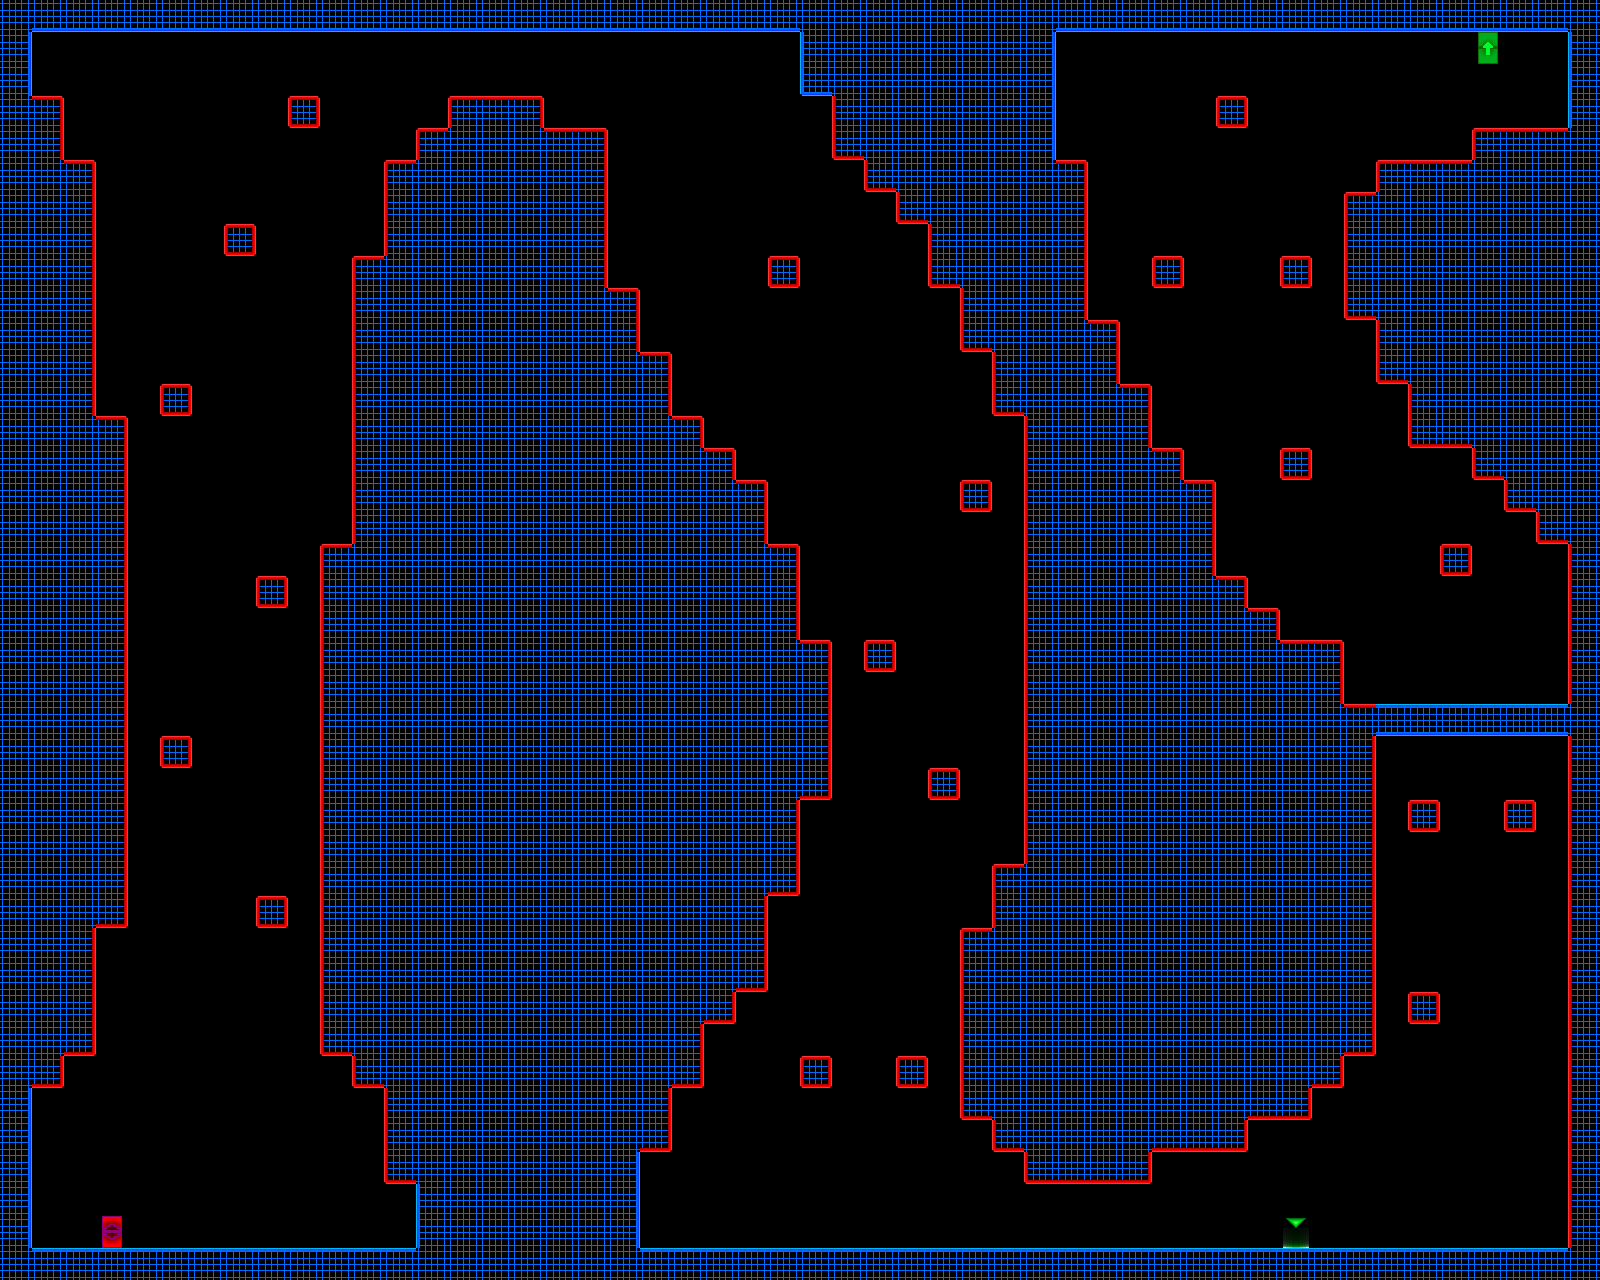

Rendered tile map (Tiled .tmx) drawn with the repository's tilesets; below, a short description and the map source with its tile grids summarised:
An orthogonal 50x40 tile map with 32x32 px tiles, 1 tile layer (Livello tile 1) and 87 objects.

<map version="1.0" orientation="orthogonal" renderorder="right-down" width="50" height="40" tilewidth="32" tileheight="32" nextobjectid="95">
 <tileset firstgid="1" name="TestTile" tilewidth="32" tileheight="32" tilecount="117">
  <image source="resources/tiles/TestTile.png" width="416" height="288" />
 </tileset>
 <layer name="Livello tile 1" width="50" height="40">
  <data>[2000 cells, 1057 non-empty, 19 distinct tile ids]</data>
 </layer>
 <objectgroup name="Triggers" visible="0">
  <object id="1" x="96" y="1216" width="32" height="32">
   <properties>
    <property name="playerEntrance" value="" />
   </properties>
  </object>
  <object id="2" x="1472" y="32" width="32" height="32">
   <properties>
    <property name="playerExit" value="Level20" />
   </properties>
  </object>
  <object id="3" x="32" y="1248" width="1536" height="32">
   <properties>
    <property name="blocker" value="t" />
   </properties>
  </object>
  <object id="4" x="32" y="0" width="1536" height="32">
   <properties>
    <property name="blocker" value="b" />
   </properties>
  </object>
  <object id="5" x="0" y="32" width="32" height="1216">
   <properties>
    <property name="blocker" value="r" />
   </properties>
  </object>
  <object id="6" x="32" y="96" width="32" height="992">
   <properties>
    <property name="deadly" value="rbt" />
   </properties>
  </object>
  <object id="7" x="64" y="160" width="32" height="896">
   <properties>
    <property name="deadly" value="rbt" />
   </properties>
  </object>
  <object id="8" x="96" y="416" width="32" height="512">
   <properties>
    <property name="deadly" value="rbt" />
   </properties>
  </object>
  <object id="9" x="1568" y="32" width="32" height="512">
   <properties>
    <property name="blocker" value="l" />
   </properties>
  </object>
  <object id="10" x="256" y="896" width="32" height="32">
   <properties>
    <property name="deadly" value="tbrl" />
   </properties>
  </object>
  <object id="11" x="160" y="736" width="32" height="32">
   <properties>
    <property name="deadly" value="tbrl" />
   </properties>
  </object>
  <object id="12" x="256" y="576" width="32" height="32">
   <properties>
    <property name="deadly" value="tbrl" />
   </properties>
  </object>
  <object id="13" x="160" y="384" width="32" height="32">
   <properties>
    <property name="deadly" value="tbrl" />
   </properties>
  </object>
  <object id="14" x="224" y="224" width="32" height="32">
   <properties>
    <property name="deadly" value="tbrl" />
   </properties>
  </object>
  <object id="15" x="288" y="96" width="32" height="32">
   <properties>
    <property name="deadly" value="tbrl" />
   </properties>
  </object>
  <object id="16" x="768" y="256" width="32" height="32">
   <properties>
    <property name="deadly" value="tbrl" />
   </properties>
  </object>
  <object id="17" x="960" y="480" width="32" height="32">
   <properties>
    <property name="deadly" value="tbrl" />
   </properties>
  </object>
  <object id="18" x="864" y="640" width="32" height="32">
   <properties>
    <property name="deadly" value="tbrl" />
   </properties>
  </object>
  <object id="19" x="800" y="1056" width="32" height="32">
   <properties>
    <property name="deadly" value="tbrl" />
   </properties>
  </object>
  <object id="20" x="896" y="1056" width="32" height="32">
   <properties>
    <property name="deadly" value="tbrl" />
   </properties>
  </object>
  <object id="21" x="1408" y="992" width="32" height="32">
   <properties>
    <property name="deadly" value="tbrl" />
   </properties>
  </object>
  <object id="22" x="1504" y="800" width="32" height="32">
   <properties>
    <property name="deadly" value="tbrl" />
   </properties>
  </object>
  <object id="23" x="1440" y="544" width="32" height="32">
   <properties>
    <property name="deadly" value="tbrl" />
   </properties>
  </object>
  <object id="24" x="1280" y="448" width="32" height="32">
   <properties>
    <property name="deadly" value="tbrl" />
   </properties>
  </object>
  <object id="25" x="1280" y="256" width="32" height="32">
   <properties>
    <property name="deadly" value="tbrl" />
   </properties>
  </object>
  <object id="26" x="1152" y="256" width="32" height="32">
   <properties>
    <property name="deadly" value="tbrl" />
   </properties>
  </object>
  <object id="27" x="608" y="1152" width="32" height="96">
   <properties>
    <property name="blocker" value="r" />
   </properties>
  </object>
  <object id="28" x="416" y="1184" width="32" height="64">
   <properties>
    <property name="blocker" value="l" />
   </properties>
  </object>
  <object id="29" x="1376" y="704" width="192" height="32">
   <properties>
    <property name="GlitchedAnimation" value="" />
   </properties>
  </object>
  <object id="30" x="800" y="32" width="32" height="64">
   <properties>
    <property name="blocker" value="lb" />
   </properties>
  </object>
  <object id="31" x="1024" y="32" width="32" height="128">
   <properties>
    <property name="blocker" value="r" />
   </properties>
  </object>
  <object id="33" x="1568" y="544" width="32" height="704">
   <properties>
    <property name="deadly" value="l" />
   </properties>
  </object>
  <object id="35" x="448" y="96" width="96" height="32">
   <properties>
    <property name="deadly" value="rlt" />
   </properties>
  </object>
  <object id="36" x="416" y="128" width="32" height="32">
   <properties>
    <property name="blocker" value="tl" />
   </properties>
  </object>
  <object id="37" x="384" y="160" width="32" height="96">
   <properties>
    <property name="blocker" value="tl" />
   </properties>
  </object>
  <object id="38" x="352" y="256" width="32" height="288">
   <properties>
    <property name="blocker" value="tl" />
   </properties>
  </object>
  <object id="39" x="320" y="544" width="32" height="512">
   <properties>
    <property name="blocker" value="tlb" />
   </properties>
  </object>
  <object id="40" x="352" y="1056" width="32" height="32">
   <properties>
    <property name="blocker" value="bl" />
   </properties>
  </object>
  <object id="41" x="384" y="1088" width="32" height="96">
   <properties>
    <property name="blocker" value="bl" />
   </properties>
  </object>
  <object id="43" x="992" y="1120" width="32" height="32">
   <properties>
    <property name="blocker" value="bl" />
   </properties>
  </object>
  <object id="44" x="992" y="352" width="32" height="64">
   <properties>
    <property name="blocker" value="bl" />
   </properties>
  </object>
  <object id="45" x="960" y="288" width="32" height="64">
   <properties>
    <property name="blocker" value="bl" />
   </properties>
  </object>
  <object id="46" x="928" y="224" width="32" height="64">
   <properties>
    <property name="blocker" value="bl" />
   </properties>
  </object>
  <object id="47" x="896" y="192" width="32" height="32">
   <properties>
    <property name="blocker" value="bl" />
   </properties>
  </object>
  <object id="48" x="864" y="160" width="32" height="32">
   <properties>
    <property name="blocker" value="bl" />
   </properties>
  </object>
  <object id="49" x="832" y="96" width="32" height="64">
   <properties>
    <property name="blocker" value="bl" />
   </properties>
  </object>
  <object id="50" x="960" y="928" width="32" height="192">
   <properties>
    <property name="blocker" value="blt" />
   </properties>
  </object>
  <object id="51" x="992" y="864" width="32" height="64">
   <properties>
    <property name="blocker" value="tl" />
   </properties>
  </object>
  <object id="52" x="1024" y="416" width="32" height="448">
   <properties>
    <property name="deadly" value="l" />
   </properties>
  </object>
  <object id="53" x="1024" y="1152" width="128" height="32">
   <properties>
    <property name="blocker" value="blr" />
   </properties>
  </object>
  </objectgroup>
</map>
<!-- 37 of 87 objects omitted -->
